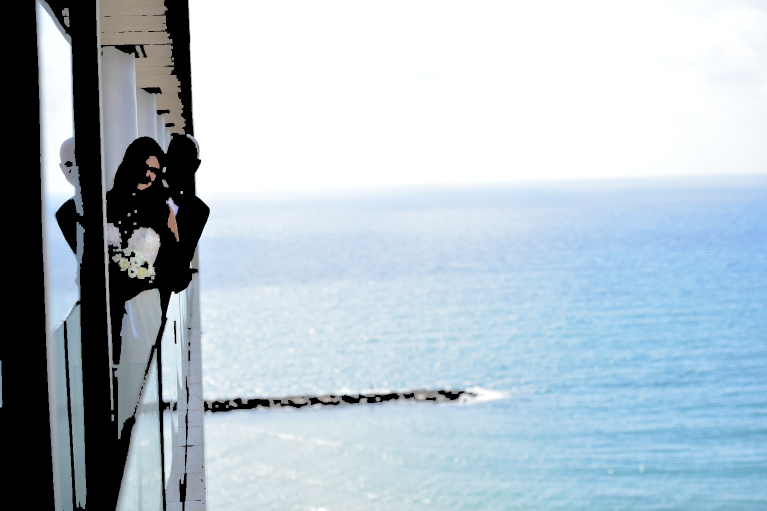
#> input picture foreground.jpg, 1533 x 1022 px (shown at 1/2 size); its folder holds only this picture in this run
$ python -i test_version.py   (imports and definitions only)
#> lines starting #> are read from the running program, lines starting #| are printed output that depends on the picture
#> further down, picture is the input picture: shape (1022, 1533, 3); mean B, G, R 200, 190, 175.8
import cv2
import numpy as np
from skimage import data, exposure, img_as_float
import matplotlib.pyplot as plt
import os


def show_histogram(img,output):
#> called with output = 'out.png'
    b, g, r = cv2.split(img)
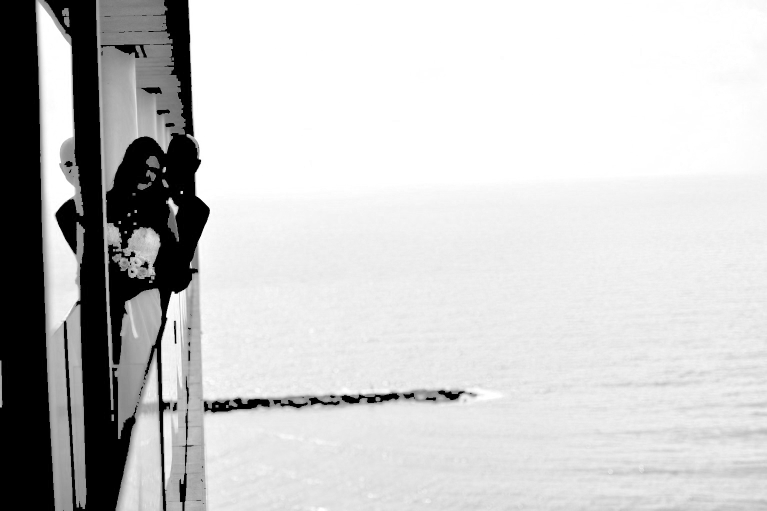
#> b: shape (1022, 1533) (shown at 1/2 size); min 0, max 255, mean 200
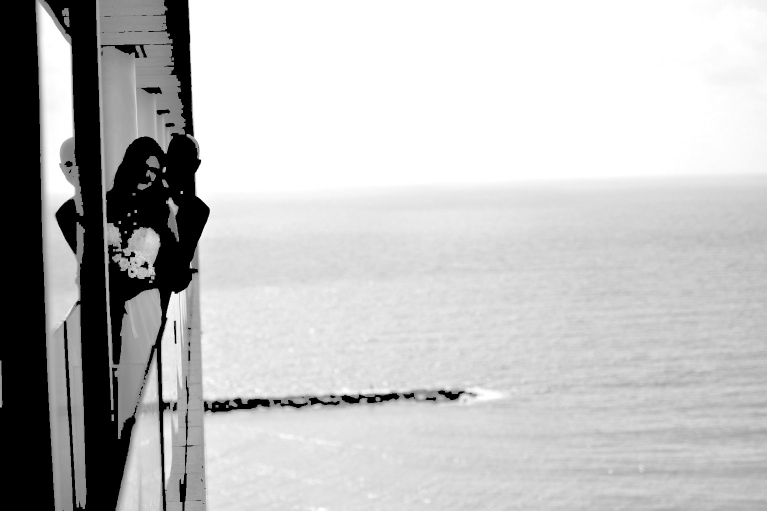
#> g: shape (1022, 1533) (shown at 1/2 size); min 0, max 255, mean 190
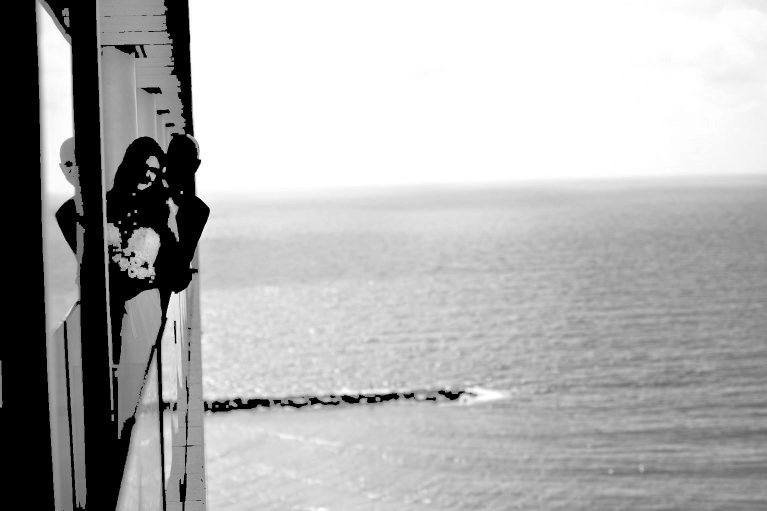
#> r: shape (1022, 1533) (shown at 1/2 size); min 0, max 255, mean 175.8
    r_hist = cv2.calcHist([r], [0], None, [256], [0, 256])
#> r_hist = 256 values, max 342722 at index 255, min 0 at index 23, mean 6120
    g_hist = cv2.calcHist([g], [0], None, [256], [0, 256])
#> g_hist = 256 values, max 372946 at index 255, min 0 at index 10, mean 6120
    b_hist = cv2.calcHist([b], [0], None, [256], [0, 256])
#> b_hist = 256 values, max 380062 at index 255, min 0 at index 22, mean 6120
    plt.plot(r_hist, color='r')
    plt.plot(g_hist, color='g')
    plt.plot(b_hist, color='b')
    plt.xlim([0, 256])
    plt.savefig(output +'/histogram.png')
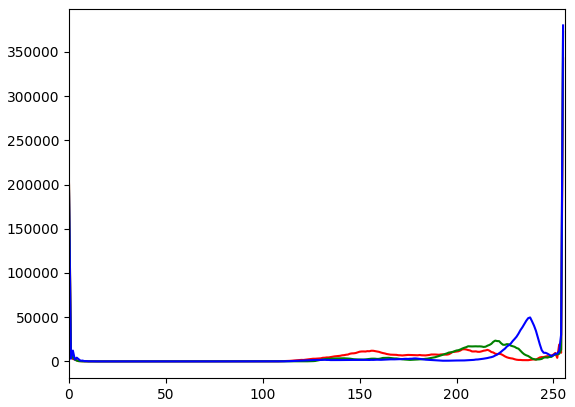
#> figure drawn by matplotlib, 1 panel; curve peaks at x = 255, y = 342722; curve peaks at x = 255, y = 372946; curve peaks at x = 255, y = 380062
    plt.show()


# [49 lines left out: functions adjust_contrast, gamma_trans, change_exposure, exposure_score, not called in this run]


# The folder containing the images
#folder = "C:/Users/izhak/OneDrive/Desktop/yair_images"
#output = "C:/Users/izhak/OneDrive/Desktop/output_100msdcf"
folder = "C:/Users/izhak/OneDrive/Desktop/snapify/lifney"
output = "C:/Users/izhak/OneDrive/Desktop/exposure_output"

exposure_list = []
# [5 lines not run here, left out]

average_exposure = np.average(exposure_list)
# [11 lines not run here, left out]

>>> import cv2
>>> picture = cv2.imread('foreground.jpg')
>>> result = show_histogram(picture, 'out.png')
